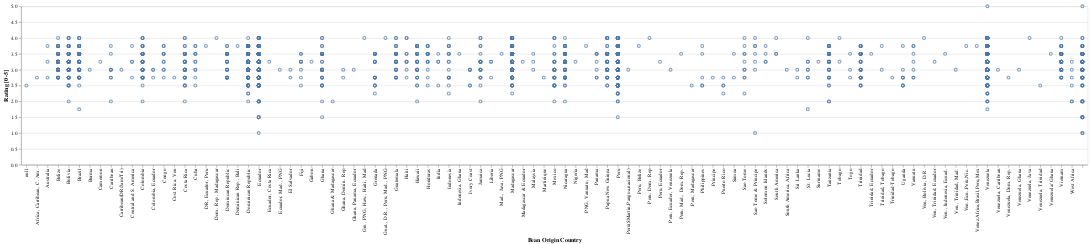

Here is the notebook cell this chart was saved with:
### Code cell
alt.Chart(df).mark_point().encode(
    x=alt.X('Bean Origin:O', axis=alt.Axis(title='Bean Origin Country')),
    y=alt.Y('Rating:Q', axis=alt.Axis(title='Rating [0-5]')),
)

### Figure 1 — Vega-Lite specification as saved in the notebook (floating-point values rounded to 4 significant figures; data arrays with more than 128 entries replaced by an {"elided": "..."} marker saying what was removed)
{"config": {"view": {"continuousWidth": 400, "continuousHeight": 300}}, "data": {"name": "data-6f6c749b998a763084f4b0b8bfdd011d"}, "mark": "point", "encoding": {"x": {"type": "ordinal", "axis": {"title": "Bean Origin Country"}, "field": "Bean Origin"}, "y": {"type": "quantitative", "axis": {"title": "Rating [0-5]"}, "field": "Rating"}}, "$schema": "https://vega.github.io/schema/vega-lite/v4.0.2.json", "datasets": {"data-6f6c749b998a763084f4b0b8bfdd011d": {"elided": "1795 records"}}}
